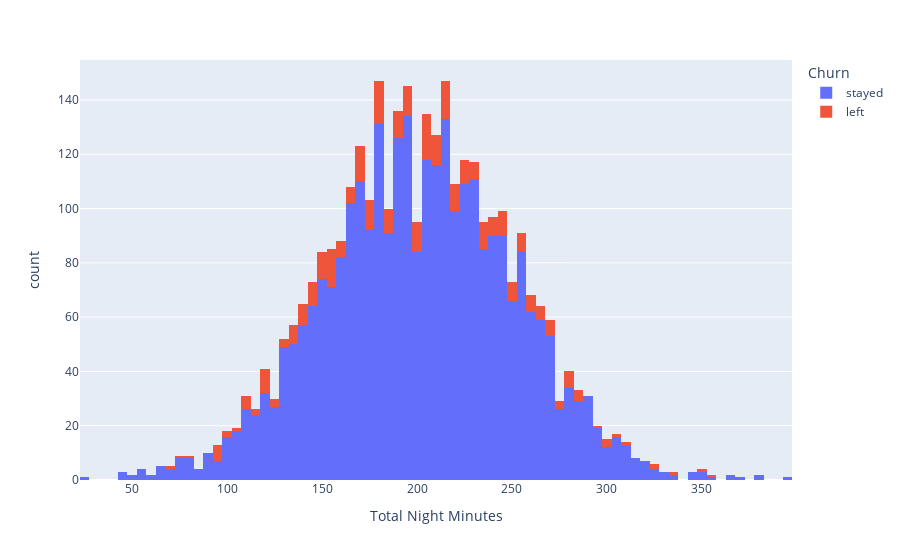

Notebook code for this chart:
### Markdown cell above
With the graphs on either side of this paragraph, we can tell that for the following important features listed for Random Forest Total Evening Minutes and Total Night Minutes, both had similar results in that when the minutes began to enter the 150 to 280 range, more people began to leave than stay. This could indicate that perhaps the plans for evenings and nights need to be revised to better suit the needs of people talking quite a bit in these hours.

### Code cell
px.histogram(data, x="Total Night Minutes", color="Churn")

### Figure 1 — Plotly figure (JSON) as saved in the notebook; plotly's stock layout.template omitted (floating-point values rounded to 4 significant figures; data arrays with more than 128 entries replaced by an {"elided": "..."} marker saying what was removed)
{"data": [{"alignmentgroup": "True", "bingroup": "x", "hovertemplate": "Churn=stayed<br>Total Night Minutes=%{x}<br>count=%{y}<extra></extra>", "legendgroup": "stayed", "marker": {"color": "#636efa"}, "name": "stayed", "offsetgroup": "stayed", "orientation": "v", "showlegend": true, "type": "histogram", "x": {"elided": "3010 float values"}, "xaxis": "x", "yaxis": "y"}, {"alignmentgroup": "True", "bingroup": "x", "hovertemplate": "Churn=left<br>Total Night Minutes=%{x}<br>count=%{y}<extra></extra>", "legendgroup": "left", "marker": {"color": "#EF553B"}, "name": "left", "offsetgroup": "left", "orientation": "v", "showlegend": true, "type": "histogram", "x": {"elided": "323 float values"}, "xaxis": "x", "yaxis": "y"}], "layout": {"barmode": "relative", "legend": {"title": {"text": "Churn"}, "tracegroupgap": 0}, "margin": {"t": 60}, "xaxis": {"anchor": "y", "domain": [0, 1], "title": {"text": "Total Night Minutes"}}, "yaxis": {"anchor": "x", "domain": [0, 1], "title": {"text": "count"}}}}
